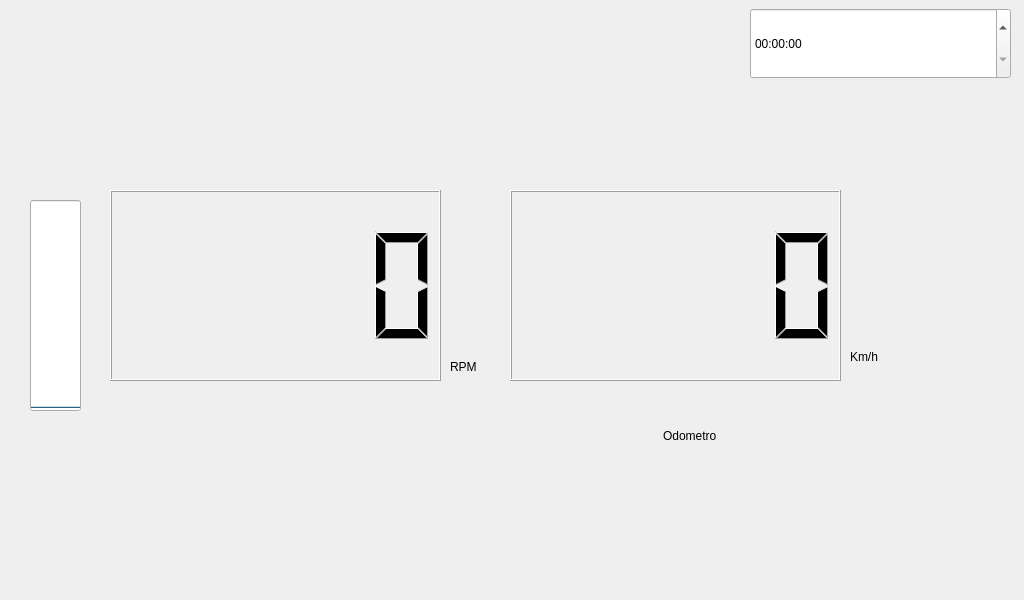
<?xml version="1.0" encoding="UTF-8"?>
<ui version="4.0">
 <class>Dialog</class>
 <widget class="QDialog" name="Dialog">
  <property name="geometry">
   <rect>
    <x>0</x>
    <y>0</y>
    <width>1024</width>
    <height>600</height>
   </rect>
  </property>
  <property name="windowTitle">
   <string>Dialog</string>
  </property>
  <widget class="QLCDNumber" name="lcdNumber">
   <property name="geometry">
    <rect>
     <x>510</x>
     <y>190</y>
     <width>331</width>
     <height>191</height>
    </rect>
   </property>
  </widget>
  <widget class="QLabel" name="label_8">
   <property name="geometry">
    <rect>
     <x>970</x>
     <y>-460</y>
     <width>100</width>
     <height>100</height>
    </rect>
   </property>
   <property name="text">
    <string>Derecha</string>
   </property>
  </widget>
  <widget class="QLabel" name="label_12">
   <property name="geometry">
    <rect>
     <x>30</x>
     <y>500</y>
     <width>75</width>
     <height>75</height>
    </rect>
   </property>
   <property name="text">
    <string/>
   </property>
   <property name="pixmap">
    <pixmap>../../PycharmProjects/PyQtRecetas/Bikey1/Palanca_Lateral.png</pixmap>
   </property>
  </widget>
  <widget class="QProgressBar" name="progressBar_2">
   <property name="geometry">
    <rect>
     <x>30</x>
     <y>200</y>
     <width>51</width>
     <height>211</height>
    </rect>
   </property>
   <property name="value">
    <number>0</number>
   </property>
   <property name="alignment">
    <set>Qt::AlignCenter</set>
   </property>
   <property name="textVisible">
    <bool>true</bool>
   </property>
   <property name="orientation">
    <enum>Qt::Vertical</enum>
   </property>
   <property name="invertedAppearance">
    <bool>false</bool>
   </property>
   <property name="textDirection">
    <enum>QProgressBar::BottomToTop</enum>
   </property>
  </widget>
  <widget class="QLabel" name="label_19">
   <property name="geometry">
    <rect>
     <x>850</x>
     <y>340</y>
     <width>71</width>
     <height>33</height>
    </rect>
   </property>
   <property name="text">
    <string>Km/h</string>
   </property>
  </widget>
  <widget class="QLabel" name="label_13">
   <property name="geometry">
    <rect>
     <x>900</x>
     <y>490</y>
     <width>75</width>
     <height>75</height>
    </rect>
   </property>
   <property name="text">
    <string/>
   </property>
   <property name="pixmap">
    <pixmap>../../PycharmProjects/PyQtRecetas/Bikey1/Neutral.png</pixmap>
   </property>
  </widget>
  <widget class="QLabel" name="label_16">
   <property name="geometry">
    <rect>
     <x>663</x>
     <y>410</y>
     <width>151</width>
     <height>51</height>
    </rect>
   </property>
   <property name="text">
    <string>Odometro</string>
   </property>
  </widget>
  <widget class="QTimeEdit" name="timeEdit">
   <property name="geometry">
    <rect>
     <x>750</x>
     <y>8</y>
     <width>261</width>
     <height>71</height>
    </rect>
   </property>
   <property name="calendarPopup">
    <bool>false</bool>
   </property>
  </widget>
  <widget class="QLCDNumber" name="lcdNumber_2">
   <property name="geometry">
    <rect>
     <x>110</x>
     <y>190</y>
     <width>331</width>
     <height>191</height>
    </rect>
   </property>
  </widget>
  <widget class="QLabel" name="label_18">
   <property name="geometry">
    <rect>
     <x>450</x>
     <y>350</y>
     <width>61</width>
     <height>33</height>
    </rect>
   </property>
   <property name="text">
    <string>RPM</string>
   </property>
  </widget>
  <widget class="QWidget" name="layoutWidget">
   <property name="geometry">
    <rect>
     <x>920</x>
     <y>160</y>
     <width>77</width>
     <height>239</height>
    </rect>
   </property>
   <layout class="QGridLayout" name="gridLayout">
    <item row="0" column="0">
     <widget class="QLabel" name="label_9">
      <property name="text">
       <string/>
      </property>
      <property name="pixmap">
       <pixmap>../../PycharmProjects/PyQtRecetas/Bikey1/Luces_Altas.png</pixmap>
      </property>
     </widget>
    </item>
    <item row="1" column="0">
     <widget class="QLabel" name="label_10">
      <property name="text">
       <string/>
      </property>
      <property name="pixmap">
       <pixmap>../../PycharmProjects/PyQtRecetas/Bikey1/Luz_Baja.png</pixmap>
      </property>
     </widget>
    </item>
    <item row="2" column="0">
     <widget class="QLabel" name="label_11">
      <property name="text">
       <string/>
      </property>
      <property name="pixmap">
       <pixmap>../../PycharmProjects/PyQtRecetas/Bikey1/Luz_Posicion.png</pixmap>
      </property>
     </widget>
    </item>
   </layout>
  </widget>
  <widget class="QWidget" name="layoutWidget">
   <property name="geometry">
    <rect>
     <x>240</x>
     <y>500</y>
     <width>573</width>
     <height>77</height>
    </rect>
   </property>
   <layout class="QGridLayout" name="gridLayout_2">
    <item row="0" column="5">
     <widget class="QLabel" name="label_15">
      <property name="text">
       <string/>
      </property>
      <property name="pixmap">
       <pixmap>../../PycharmProjects/PyQtRecetas/Bikey1/Batreía_Baja.png</pixmap>
      </property>
     </widget>
    </item>
    <item row="0" column="8">
     <widget class="QLabel" name="label_17">
      <property name="text">
       <string/>
      </property>
      <property name="pixmap">
       <pixmap>../../PycharmProjects/PyQtRecetas/Bikey1/Servicio.png</pixmap>
      </property>
     </widget>
    </item>
    <item row="0" column="7">
     <widget class="QLabel" name="label_3">
      <property name="text">
       <string/>
      </property>
      <property name="pixmap">
       <pixmap>../../PycharmProjects/PyQtRecetas/Bikey1/Fitlro_Aire.png</pixmap>
      </property>
     </widget>
    </item>
    <item row="0" column="3">
     <widget class="QLabel" name="label_2">
      <property name="text">
       <string/>
      </property>
      <property name="pixmap">
       <pixmap>../../PycharmProjects/PyQtRecetas/Bikey1/Temperatura_Motor.png</pixmap>
      </property>
     </widget>
    </item>
    <item row="0" column="6">
     <widget class="QLabel" name="label_14">
      <property name="text">
       <string/>
      </property>
      <property name="pixmap">
       <pixmap>../../PycharmProjects/PyQtRecetas/Bikey1/Check_Engine.png</pixmap>
      </property>
     </widget>
    </item>
    <item row="0" column="1">
     <widget class="QLabel" name="label_4">
      <property name="text">
       <string/>
      </property>
      <property name="pixmap">
       <pixmap>../../PycharmProjects/PyQtRecetas/Bikey1/Presion_Aceite.png</pixmap>
      </property>
     </widget>
    </item>
    <item row="0" column="0">
     <widget class="QLabel" name="label">
      <property name="text">
       <string/>
      </property>
      <property name="pixmap">
       <pixmap>../../PycharmProjects/PyQtRecetas/Bikey1/Gasolina_Baja.png</pixmap>
      </property>
     </widget>
    </item>
   </layout>
  </widget>
  <widget class="QWidget" name="layoutWidget">
   <property name="geometry">
    <rect>
     <x>390</x>
     <y>10</y>
     <width>239</width>
     <height>158</height>
    </rect>
   </property>
   <layout class="QGridLayout" name="gridLayout_3">
    <item row="0" column="1">
     <widget class="QLabel" name="label_5">
      <property name="text">
       <string/>
      </property>
      <property name="pixmap">
       <pixmap>../../PycharmProjects/PyQtRecetas/Bikey1/Direccional_Derecha.png</pixmap>
      </property>
     </widget>
    </item>
    <item row="0" column="2">
     <widget class="QLabel" name="label_6">
      <property name="text">
       <string/>
      </property>
      <property name="pixmap">
       <pixmap>../../PycharmProjects/PyQtRecetas/Bikey1/Direccional_Izquierda.png</pixmap>
      </property>
     </widget>
    </item>
   </layout>
  </widget>
 </widget>
 <resources/>
 <connections/>
</ui>
